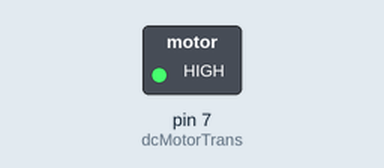
Recording of a sketch running on a simulated Arduino Uno, built with avr-gcc and run on an emulated ATmega328P. Parts: switched loads named in the sketch (green lamp = pin HIGH).

Above: at 1.0 s.
At 4.0 s:
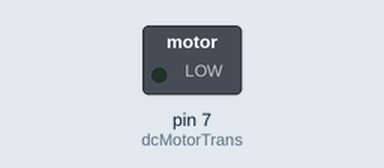
Timing chart, 0 to 7.8 s (numbered marks = the images above):
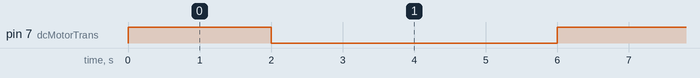

The sketch:

transistorTest.ino
```cpp
int dcMotorTrans = 7; // pin for transistor with power for DC motor

void setup() {
  pinMode(dcMotorTrans, OUTPUT);
}

void loop() {
  digitalWrite(dcMotorTrans, HIGH);
  delay(2000);
  digitalWrite(dcMotorTrans, LOW);
  delay(4000);
}
```

Measured:
- by itself, pin 7 (dcMotorTrans): alternates HIGH for 2.0 s and LOW for 4.0 s
